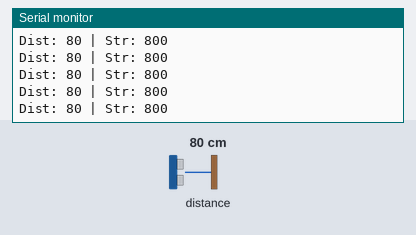
The sketch below on a simulated ESP32. Parts: the last lines printed to the serial monitor. Inputs (shaded band) come from the test bench; at power-on: distance to the obstacle 80 cm.

Above: at 1.2 s.
1.3 s: distance to the obstacle set to 2 cm
At 1.9 s:
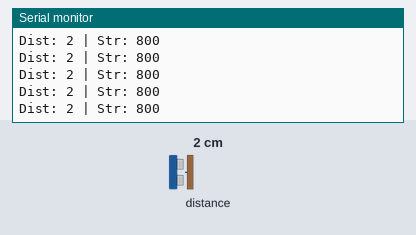
2.8 s: distance to the obstacle set to 4 cm
At 3.9 s:
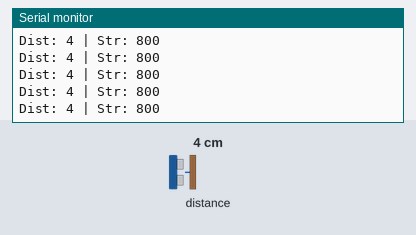
Timing chart, 0 to 5.8 s (numbered marks = the images above; inputs shaded):
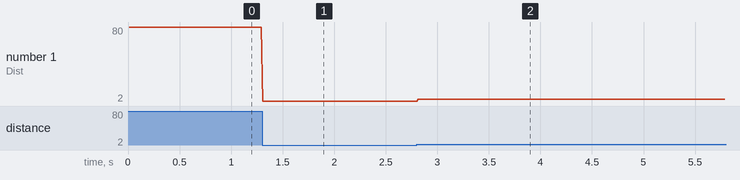

The sketch:

ESP32-SENSOR-LASER-v2.ino
```cpp
#include <HardwareSerial.h>
HardwareSerial MySerial(2);  ///

#include "TFMini.h"
TFMini tfmini;


void setup(void) {

  Serial.begin(115200);

  MySerial.begin(115200);

  tfmini.begin(&MySerial);

}

void loop(void) {


  uint16_t dist = tfmini.getDistance();
  uint16_t strength = tfmini.getRecentSignalStrength();


  Serial.print("Dist: ");
  Serial.print(dist);
  Serial.print(" | Str: ");
  Serial.println(strength);

  delay(5);


}
```

Measured:
- after the input at 1.3 s, the serial monitor: prints a new line at once (image 1)
- after the input at 2.8 s, the serial monitor: prints a new line at once (image 2)
- plotted number 1: 80 → 2 after the input at 1.3 s, 2 → 4 after the input at 2.8 s
